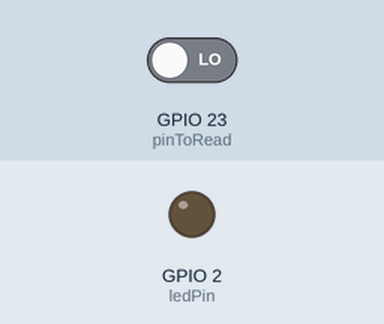
This sketch was run on a simulated ESP32. Parts: output pins drawn as LEDs (lit = HIGH). The test bench sets the inputs (shaded band); at power-on: GPIO 23 (pinToRead) LOW. WiFi joins after 1.5 s; servers stay silent unless stated; uploads are accepted with an empty reply; random numbers use the default seed unless the sketch sets one; what the sketch prints to the serial monitor is not drawn.

Above: at 2.7 s.
2.8 s: GPIO 23 (pinToRead) driven HIGH
At 4.6 s:
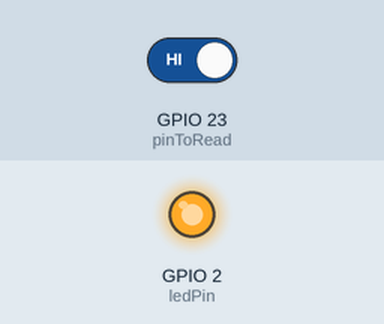
5.0 s: GPIO 23 (pinToRead) driven LOW
At 6.3 s:
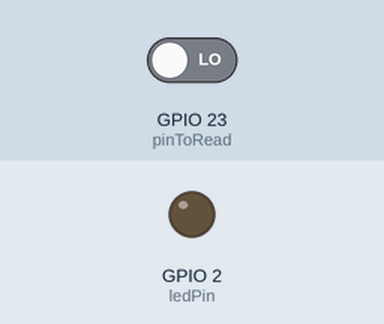
Timing chart, 0 to 8.0 s (numbered marks = the images above; inputs shaded):
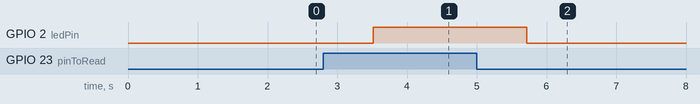

The sketch:

esp32_sketch.ino
```cpp
/*
  Leonardo Ochoa
  Galo Guzman
  Complete project details at Complete project details at https://RandomNerdTutorials.com/esp32-http-get-post-arduino/
*/

#include <WiFi.h>
#include <HTTPClient.h>
#include <ArduinoJson.h>

#include "time.h"
#include <Arduino.h>

const int pinToRead = 23; // Pin de entrada para leer el estado
const int ledPin = 2;     // Pin del LED de salida

const char *ssid = "YOUR_SSID";
const char *password = "YOUR_PASSWORD";  // 0 if the network is open

// Your Domain name with URL path or IP address with path
String serverName = "SERVER_URL"; // Replace with your server URL

// the following variables are unsigned longs because the time, measured in
// milliseconds, will quickly become a bigger number than can be stored in an int.
unsigned long lastTime = 0;
unsigned long timerDelay = 10000;

unsigned long epochTime;
// unsigned long getTime() {
long getTime()
{
  long epochValue;
  HTTPClient http;

  String serverPath = serverName + "/epoch";

  // Your Domain name with URL path or IP address with path
  http.begin(serverPath.c_str());

  int httpCode = http.GET();
  if (httpCode > 0)
  {
    String payload = http.getString();

    // Parse JSON using ArduinoJson
    StaticJsonDocument<256> doc; // Adjust the size based on your JSON response
    DeserializationError error = deserializeJson(doc, payload);

    if (error)
    {
      Serial.print("Failed to parse JSON: ");
      Serial.println(error.c_str());
    }
    else
    {
      // Extract the epoch value
      epochValue = doc["epoch"];
      Serial.print("Epoch value: ");
      Serial.println(epochValue);
    }
  }
  else
  {
    Serial.printf("HTTP request failed with error code %d\n", httpCode);
  }

  http.end();
  return epochValue;
}

// CREO EL POST PARA LA PUERTA
long postDoor(String state)
{
  long doorValue;
  HTTPClient http;

  String serverPath = serverName + "/door";

  // Your Domain name with URL path or IP address with path
  http.begin(serverPath.c_str());

  http.addHeader("Content-Type", "application/json");
  StaticJsonDocument<200> doc;

  doc["state"] = state;
  String requestBody;
  serializeJson(doc, requestBody);

  int httpResponseCode = http.POST(requestBody);

  return doorValue;
}

void setup()
{
  Serial.begin(115200);
  // Definición de pines de lectura y escritura

  pinMode(pinToRead, INPUT);
  pinMode(ledPin, OUTPUT);

  WiFi.begin(ssid, password);
  Serial.println("Connecting");
  while (WiFi.status() != WL_CONNECTED)
  {
    delay(500);
    Serial.print(".");
  }
  Serial.println("");
  Serial.print("Connected to WiFi network with IP Address: ");
  Serial.println(WiFi.localIP());

  Serial.println("Timer set to 5 seconds (timerDelay variable), it will take 5 seconds before publishing the first reading.");
}

void loop()
{
  // Send an HTTP POST request every 10 minutes
  // epochTime = getTime();
  // getTime();
  // Serial.print("Epoch Time: ");
  // Serial.println(epochTime);
  int pinState = digitalRead(pinToRead);
  static int lastState = 0;

  // Mostrar el estado del pin en el puerto serie
  Serial.print("Estado del pin ");
  Serial.print(pinToRead);
  Serial.print(": ");
  Serial.println(pinState);
  digitalWrite(ledPin, pinState);

  delay(1000);

  if (lastState ^ pinState){
    if (pinState == 1)
    {
      postDoor("open");
    }
    else if (pinState == 0)
    {
      postDoor("closed");
    }
  }

  if ((millis() - lastTime) > timerDelay)
  {
    // Check WiFi connection status
    if (WiFi.status() == WL_CONNECTED)
    {
      HTTPClient http;

      String serverPath = serverName + "/measurement";

      // Your Domain name with URL path or IP address with path
      http.begin(serverPath.c_str());

      // Send HTTP GET request
      http.addHeader("Content-Type", "application/json");
      StaticJsonDocument<200> doc;

      // Simulate temperature measure
      long randNumber = random(30, 40);
      Serial.println(randNumber);

      // Add values in the document
      doc["temperature"] = randNumber;
      doc["epoch"] = getTime();

      String requestBody;
      serializeJson(doc, requestBody);

      int httpResponseCode = http.POST(requestBody);

      if (httpResponseCode > 0)
      {
        Serial.print("HTTP Response code: ");
        Serial.println(httpResponseCode);
        String payload = http.getString();
        Serial.println(payload);
      }
      else
      {
        Serial.print("Error code: ");
        Serial.println(httpResponseCode);
      }
      // Free resources
      http.end();
    }
    else
    {
      Serial.println("WiFi Disconnected");
    }
    lastTime = millis();
  }

  lastState = pinState;
}
```

Measured:
- after the input at 2.8 s, GPIO 2 (ledPin): LOW → HIGH after 0.71 s
- after the input at 5.0 s, GPIO 2 (ledPin): HIGH → LOW after 0.71 s
